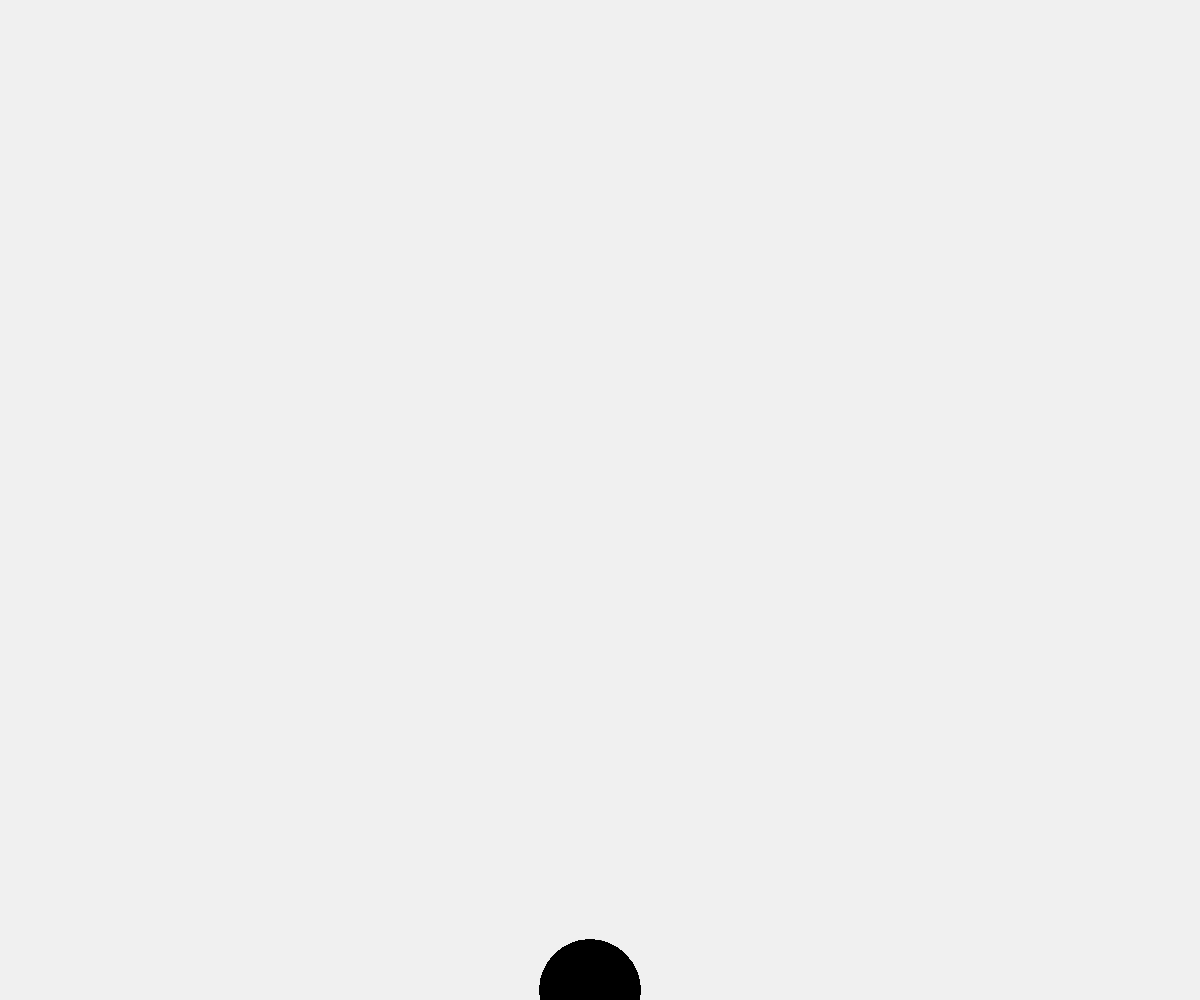
Frame 1 (no input)
Frame 60 (no input): blank canvas, image omitted
Frame 120 (the mouse pressed at the canvas centre since frame 60): blank canvas, image omitted

The p5.js sketch that drew this single still picture (run headless with seeded random() and noise() and a simulated clock; from frame 60 on, the mouse is pressed at the canvas centre):

// p5.js sketch
// ── sketch.js
var allSegments = [];
var originalXSpeed = 0;
var originalYSpeed = 10;
var screenMiddleX = 0;
var screenMiddleY = 0;
var maxRange = 100;

function segment()
{
    this.setup = function(range)
    {
        this.y = screenMiddleY;
        this.x = screenMiddleX;
        this.range = range;//the number that a circle is in line
        this.space = 1;
        if (mouseX < this.x)//big - small
        {
            this.xDifference = mouseX - this.x;
            this.direction = "left";
        }
        else if (mouseX > this.x)
        {
            this.xDifference = this.x - mouseX;
            this.direction = "right";
        }
        else 
        {
            this.xDifference = 1;
            this.direction = "up";
        }
        this.yDifference = this.y - mouseY;
        this.xSpeed = 0;
        this.ySpeed = 0;
        this.acceleration = 10;
        
    }
    this.update = function()
    {
        //movement
        this.xTarget = this.range * (this.space * this.xDifference) / sqrt(sq(this.xDifference) + sq(this.yDifference));
        this.yTarget = this.range * (this.space * this.yDifference) / sqrt(sq(this.xDifference) + sq(this.yDifference));
        if (this.x > this.xTarget)
        {
            this.xSpeed -= this.acceleration;
        }
        if (this.x < this.xTarget)
        {
            this.xSpeed += this.acceleration;
        }
        if (this.y > this.yTarget)
        {
            this.ySpeed -= this.acceleration;
        }
        if (this.y < this.yTarget)
        {
            this.ySpeed += this.acceleration;
        }
        this.x += this.xSpeed;
        this.y += this.ySpeed;
        fill(0)
        ellipse(this.x, this.y, 100, 100)
        if (this.range == 70)
        {
            fill(255)
            if (this.direction == "right")
            {
                ellipse(this.x, this.y - this.ySpeed, 10, 10)
            }
            if (this.direction == "left")
            {
                ellipse(this.x, this.y - this.ySpeed, 10, 10)
            }
        }

    }
}

function newSegment(number)
{
    var newSegment = new segment;
    newSegment.setup(number);
    allSegments.push(newSegment)

}
function segments()
{
    for(i = 0; i < maxRange; i++)
    {
        newSegment(i);
    }
}
function setup()
{
    createCanvas(windowWidth, windowHeight);
    screenMiddleX = windowWidth/2;
    screenMiddleY = windowHeight;
    segments();
}
/*function newSegment()
{
    
    for(i = 0; i < allSegments.length; i++)
    {
        allSegments.update();

        if (allSegments[i].range >= allSegments[i].maxRange)
        {
            allSegments.splice(i,1)
        }
    }
}
*/
function draw()
{    
    background(240);
    for(i = 0; i < allSegments.length; i++)
        {
            allSegments[i].update();
            //if (sqrt( sq(allSegments[i + 1].x - allSegments[i].x) + sq(allSegments[i + 1].y - allSegments[i].y) ) > allSegments[i].space)
            //{
            //allSegments[i].x = allSegments[i - 1]/2
            //allSegments[i].y = (allSegments[i - 1] + allSegments[i].space)/2
            //}
            if (allSegments[i].range >= allSegments[i].maxRange)
            {
                allSegments.splice(i,1)
            }
        }
}
function windowResized()
{
    createCanvas(windowWidth, windowHeight)
    screenMiddleX = windowWidth/2
    screenMiddleY = windowHeight
}
